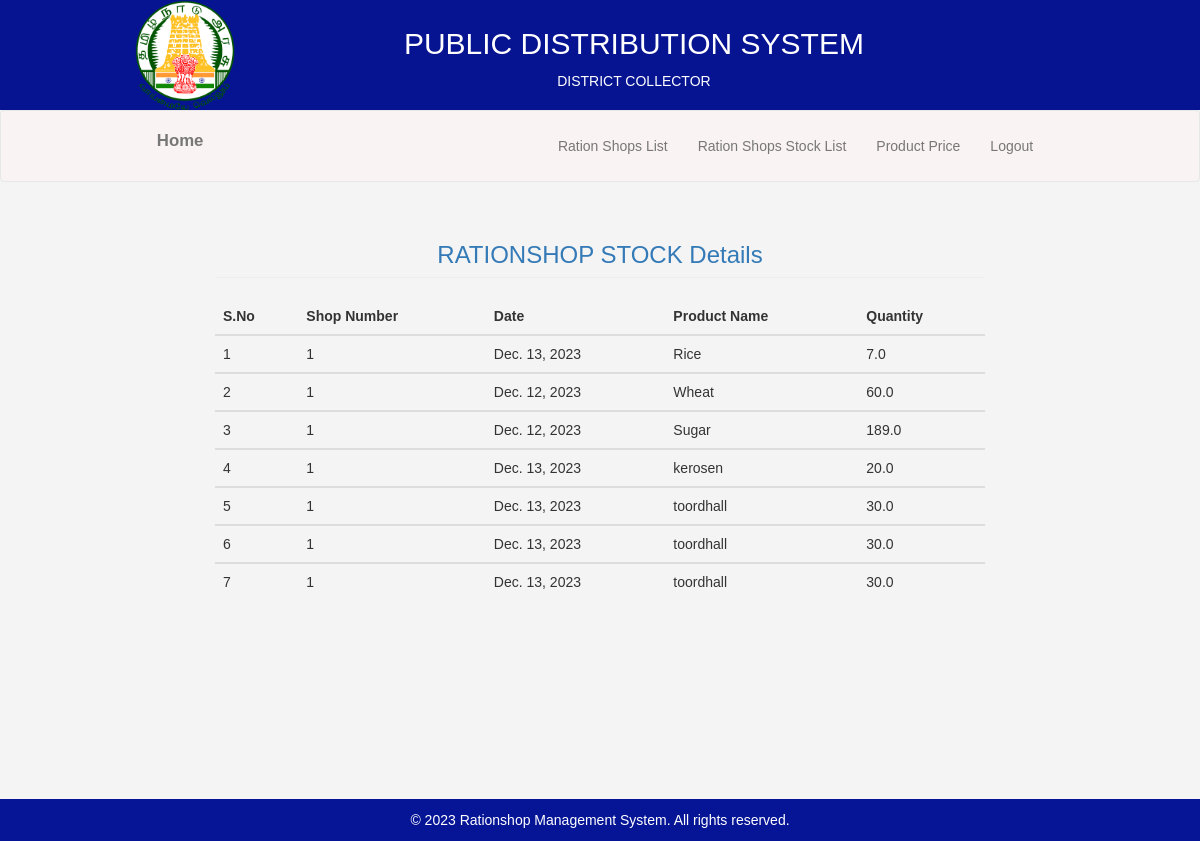
/web/collector_stocklist/, run on the app's committed database.
### web/models.py (models this page shows)
class RationShopStocks(models.Model):
    rationshop = models.ForeignKey(ShopDetails, null=False, on_delete=models.CASCADE)
    date = models.DateField()
    productname = models.ForeignKey(ProductPrice, on_delete=models.CASCADE)
    quantity = models.FloatField()

class ShopDetails(models.Model):
    shopno = models.CharField(max_length=30, primary_key=True)
    district = models.CharField(max_length=40)
    taluk = models.CharField(max_length=50)
    location = models.CharField(max_length=30)
    def __str__(self):
        return self.shopno

class ProductPrice(models.Model):
    product_name = models.CharField(max_length=30, primary_key=True)
    price = models.FloatField()
    def __str__(self):
        return self.product_name

### web/views.py (the view)
def collector_stocklist(request):
    stockdata=RationShopStocks.objects.all()
    if(stockdata!=''):
        return render(request,'district_collector/stock_list.html',{'dataofstock':stockdata})
    else:
        return render(request,'district_collector/stock_list.html')

### web/templates/district_collector/stock_list.html
{% extends 'district_collector/collector_base2.html' %}
{% block body %}
<div class="col-md-offset-2 col-md-8">
    <h3 class="page-header text-primary text-center">RATIONSHOP STOCK Details</h3>
    <table class="table table-border col-md-10">
        <thead>
            <tr>
                <th>S.No</th>
                <th>Shop Number</th>
                <th>Date</th>
                <th>Product Name</th>
                <th>Quantity</th>
            </tr>
        </thead>
        {% for data in dataofstock %}
        <tbody>
            <tr>
                <td>{{forloop.counter}}</td>
                <td>{{data.rationshop}}</td>
                <td>{{data.date}}</td>
                <td>{{data.productname}}</td>
                <td>{{data.quantity}}</td>
            </tr>
        </tbody>
        {% endfor %}
    </table>
</div>
</div>
{% endblock %}

### web/static/web/css/style.css (style rules this page uses)
* { margin: 0; padding: 0; box-sizing: border-box; }
body { font-family: Arial, sans-serif; line-height: 1.6; background-color: #f4f4f4; color: #333; }

### data on the page
RationShopStocks: rationshop "1", date "Dec. 13, 2023", productname "Rice", quantity "7.0"
RationShopStocks: rationshop "1", date "Dec. 12, 2023", productname "Wheat", quantity "60.0"
RationShopStocks: rationshop "1", date "Dec. 12, 2023", productname "Sugar", quantity "189.0"
RationShopStocks: rationshop "1", date "Dec. 13, 2023", productname "kerosen", quantity "20.0"
RationShopStocks: rationshop "1", date "Dec. 13, 2023", productname "toordhall", quantity "30.0"
RationShopStocks: rationshop "1", date "Dec. 13, 2023", productname "toordhall", quantity "30.0"
RationShopStocks: rationshop "1", date "Dec. 13, 2023", productname "toordhall", quantity "30.0"
